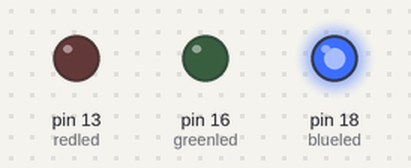
Bench run of a program on a simulated Raspberry Pi (header pin numbers). On the bench: output pins drawn as LEDs (lit = HIGH).

Above: at 0.2 s.
At 0.6 s:
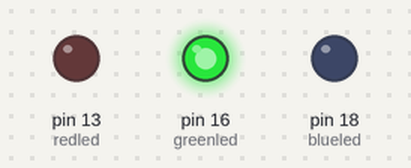
At 1.4 s:
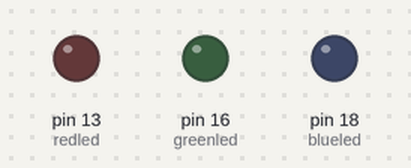
At 2.4 s:
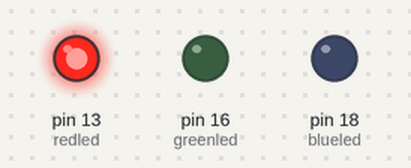
Timing chart, 0 to 3.2 s (numbered marks = the images above):
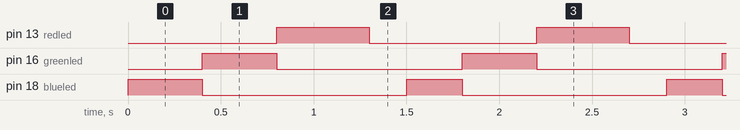

Measured:
- by itself, pin 13 (redled): alternates HIGH for 0.50 s and LOW for 0.90 s
- by itself, pin 16 (greenled): alternates HIGH for 0.40 s and LOW for 1.0 s
- by itself, pin 18 (blueled): repeats every 1.4 s: LOW 1.1 s, HIGH 0.30 s

The program:

ledtest.py
```python
from time import sleep
import RPi.GPIO as GPIO

GPIO.setwarnings(False)
GPIO.setmode(GPIO.BOARD)
button = 11
greenled = 16
redled = 13
blueled = 18
GPIO.setup(button, GPIO.IN,pull_up_down=GPIO.PUD_UP)
GPIO.setup(greenled, GPIO.OUT, initial=0)
GPIO.setup(redled, GPIO.OUT, initial=0)
GPIO.setup(blueled, GPIO.OUT, initial=0)
i = 0

while(1):
    if i<4:
        GPIO.output(redled, 0)
        GPIO.output(blueled, 1)
        GPIO.output(greenled, 0)
        sleep(0.1)
    if (i>=4 and i<8):
        GPIO.output(blueled, 0)
        GPIO.output(redled, 0)
        GPIO.output(greenled, 1)
        sleep(0.1)
    if i >=8:
        GPIO.output(blueled, 0)
        GPIO.output(redled, 1)
        GPIO.output(greenled, 0)
        sleep(0.1)
    if i==12:
        GPIO.output(blueled, 0)
        GPIO.output(redled, 0)
        GPIO.output(greenled, 0)
        i=0
        sleep(0.2)
    i += 1
```
